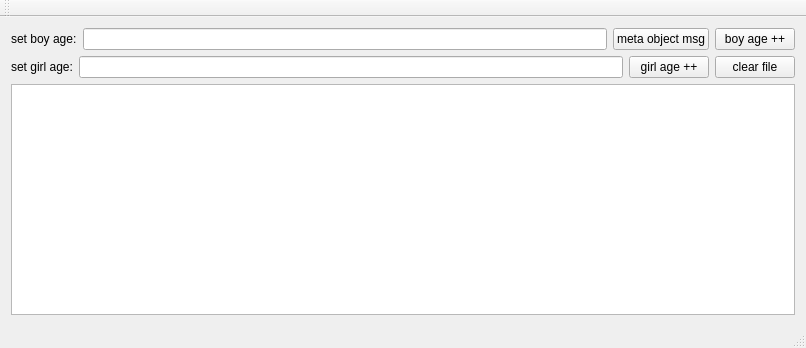
<?xml version="1.0" encoding="UTF-8"?>
<ui version="4.0">
 <class>MainWindow</class>
 <widget class="QMainWindow" name="MainWindow">
  <property name="geometry">
   <rect>
    <x>0</x>
    <y>0</y>
    <width>806</width>
    <height>348</height>
   </rect>
  </property>
  <property name="windowTitle">
   <string>MainWindow</string>
  </property>
  <widget class="QWidget" name="centralWidget">
   <layout class="QVBoxLayout" name="verticalLayout_2">
    <item>
     <layout class="QVBoxLayout" name="verticalLayout">
      <item>
       <layout class="QHBoxLayout" name="horizontalLayout">
        <item>
         <widget class="QLabel" name="label">
          <property name="text">
           <string>set boy age:</string>
          </property>
         </widget>
        </item>
        <item>
         <widget class="QLineEdit" name="lineEdit">
          <property name="text">
           <string/>
          </property>
         </widget>
        </item>
        <item>
         <widget class="QPushButton" name="pushButton_3">
          <property name="text">
           <string>meta object msg</string>
          </property>
         </widget>
        </item>
        <item>
         <widget class="QPushButton" name="pushButton">
          <property name="text">
           <string>boy age ++</string>
          </property>
         </widget>
        </item>
       </layout>
      </item>
      <item>
       <layout class="QHBoxLayout" name="horizontalLayout_2">
        <item>
         <widget class="QLabel" name="label_2">
          <property name="text">
           <string>set girl age:</string>
          </property>
         </widget>
        </item>
        <item>
         <widget class="QLineEdit" name="lineEdit_2">
          <property name="text">
           <string/>
          </property>
         </widget>
        </item>
        <item>
         <widget class="QPushButton" name="pushButton_2">
          <property name="text">
           <string>girl age ++</string>
          </property>
         </widget>
        </item>
        <item>
         <widget class="QPushButton" name="pushButton_4">
          <property name="text">
           <string>clear file</string>
          </property>
         </widget>
        </item>
       </layout>
      </item>
     </layout>
    </item>
    <item>
     <widget class="QTextEdit" name="textEdit"/>
    </item>
   </layout>
  </widget>
  <widget class="QMenuBar" name="menuBar">
   <property name="geometry">
    <rect>
     <x>0</x>
     <y>0</y>
     <width>806</width>
     <height>28</height>
    </rect>
   </property>
  </widget>
  <widget class="QToolBar" name="mainToolBar">
   <attribute name="toolBarArea">
    <enum>TopToolBarArea</enum>
   </attribute>
   <attribute name="toolBarBreak">
    <bool>false</bool>
   </attribute>
  </widget>
  <widget class="QStatusBar" name="statusBar"/>
 </widget>
 <layoutdefault spacing="6" margin="11"/>
 <resources/>
 <connections/>
</ui>
